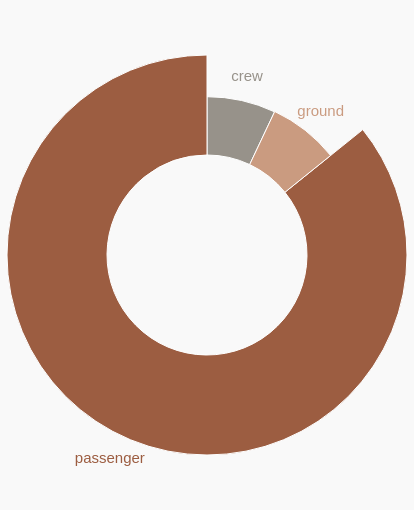

Here is the Vega-Lite specification saved for this chart:
### Vega-Lite specification from a JSON file in a GitHub repository (floating-point values rounded to 4 significant figures)
{"$schema": "https://vega.github.io/schema/vega-lite/v5.json", "description": "A simple radial chart with embedded data.", "title": "", "background": "#f9f9f9", "width": 400, "height": 500, "data": {"values": [{"type": "crew", "value": 4029}, {"type": "passenger", "value": 49251}, {"type": "ground", "value": 4131}]}, "layer": [{"mark": {"type": "arc", "innerRadius": 100, "stroke": "#ffffff"}}, {"mark": {"type": "text", "radiusOffset": 25, "size": 15}, "encoding": {"text": {"field": "type", "type": "nominal"}}}], "encoding": {"theta": {"field": "value", "type": "quantitative", "stack": true}, "radius": {"field": "value", "scale": {"type": "symlog", "zero": true, "rangeMin": 20}}, "color": {"field": "type", "type": "nominal", "title": "Type of Deaths", "legend": null, "scale": {"range": ["#97928A", "#CA9B80", "#9C5D41"]}}, "tooltip": [{"field": "type", "type": "nominal"}, {"field": "value", "type": "quantitative"}]}, "config": {"view": {"stroke": ""}}}
